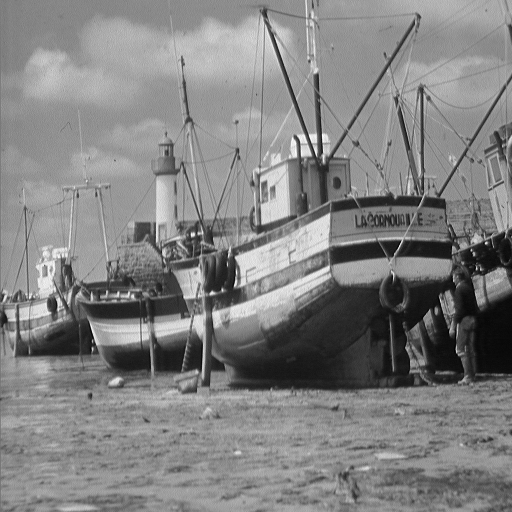
#> input picture CHW4 (2D Wavelet Transform)/Codes/boat.png, 512 x 512 px
$ python Q3.py
#> lines starting #> are read from the running program, lines starting #| are printed output that depends on the picture
import numpy as np
import matplotlib.pyplot as plt
import pywt

# img=plt.imread('flinstones.png')[:,:,0]
img=plt.imread('boat.png')
#> img is the input picture: shape (512, 512) float32; min 0, max 1, mean 0.509
# img=plt.imread('peppers256.png')

coeffs_3=pywt.wavedec2(img, 'db4', mode=pywt.Modes.periodic, level=3)
#> coeffs_3 = 4 items
coeffs_4=pywt.wavedec2(img, 'db4', mode=pywt.Modes.periodic, level=4)
#> coeffs_4 = 5 items
coeffs_5=pywt.wavedec2(img, 'db4', mode=pywt.Modes.periodic, level=5)
#> coeffs_5 = 6 items
coeffs_6=pywt.wavedec2(img, 'db4', mode=pywt.Modes.periodic, level=6)
#> coeffs_6 = 7 items

approx_3=coeffs_3[0]
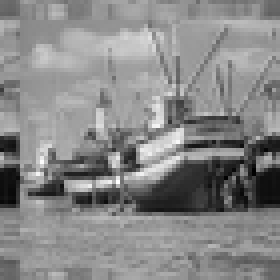
#> approx_3: shape (70, 70) float32 (shown 4 times larger); min -0.137, max 7.66, mean 4.02; drawn with min black and max white
approx_4=coeffs_4[0]
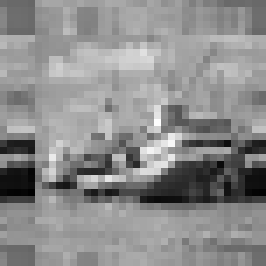
#> approx_4: shape (38, 38) float32 (shown 7 times larger); min -0.134, max 14.53, mean 7.95; drawn with min black and max white
approx_5=coeffs_5[0]
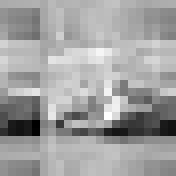
#> approx_5: shape (22, 22) float32 (shown 8 times larger); min -0.451, max 25.19, mean 15.7; drawn with min black and max white
approx_6=coeffs_6[0]

plt.figure(1)
# [4 lines of commented-out code are left out]
plt.subplot(141)
plt.imshow(approx_3, interpolation='bilinear', cmap='gray')
plt.title('Approx, DL=3')
plt.axis('off')
plt.subplot(142)
plt.imshow(approx_4, interpolation='bilinear', cmap='gray')
plt.title('Approx, DL=4')
plt.axis('off')
plt.subplot(143)
plt.imshow(approx_5, interpolation='bilinear', cmap='gray')
plt.title('Approx, DL=5')
plt.axis('off')
plt.subplot(144)
plt.imshow(approx_6, interpolation='bilinear', cmap='gray')
plt.title('Approx, DL=6')
plt.axis('off')

plt.show()
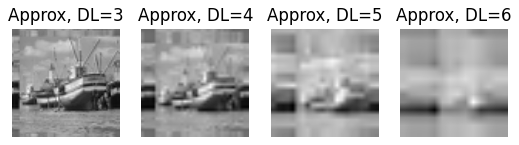
#> figure drawn by matplotlib, 4 panels

$ run again, with CHW4 (2D Wavelet Transform)/Codes/peppers256.png copied over CHW4 (2D Wavelet Transform)/Codes/boat.png
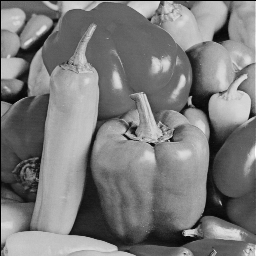
#> input picture CHW4 (2D Wavelet Transform)/Codes/peppers256.png, 256 x 256 px
#> img is the input picture: shape (256, 256) float32; min 0, max 0.996, mean 0.483
#> coeffs_3 = 4 items
#> coeffs_4 = 5 items
#> coeffs_5 = 6 items
#> coeffs_6 = 7 items
#> `approx_4=coeffs_4[0]`:
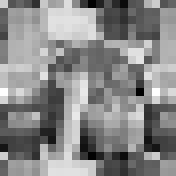
#> approx_4: shape (22, 22) float32 (shown 8 times larger); min 1.14, max 13.77, mean 7.9; drawn with min black and max white
#> `plt.show()`:
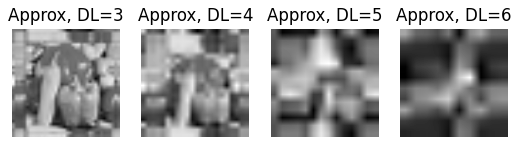
#> figure drawn by matplotlib, 4 panels
